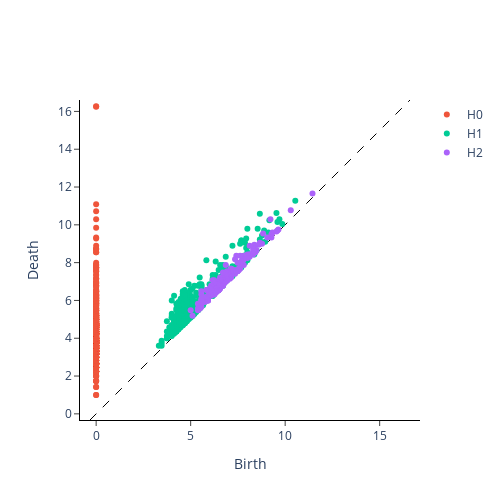

Here is the notebook cell this chart was saved with:
### Code cell
VR = VietorisRipsPersistence()
VR.plot(diagrams, sample=1)

### Figure 1 — Plotly figure (JSON) as saved in the notebook; plotly's stock layout.template omitted (floating-point values rounded to 4 significant figures; data arrays with more than 128 entries replaced by an {"elided": "..."} marker saying what was removed)
{"data": [{"hoverinfo": "none", "line": {"color": "black", "dash": "dash", "width": 1}, "mode": "lines", "showlegend": false, "type": "scatter", "x": [-0.3256, 16.6], "y": [-0.3256, 16.6]}, {"hoverinfo": "text", "hovertext": {"elided": "537 str values"}, "mode": "markers", "name": "H0", "type": "scatter", "x": {"elided": "537 int values"}, "y": {"elided": "537 float values"}}, {"hoverinfo": "text", "hovertext": {"elided": "370 str values"}, "mode": "markers", "name": "H1", "type": "scatter", "x": {"elided": "370 float values"}, "y": {"elided": "370 float values"}}, {"hoverinfo": "text", "hovertext": {"elided": "163 str values"}, "mode": "markers", "name": "H2", "type": "scatter", "x": {"elided": "163 float values"}, "y": {"elided": "163 float values"}}], "layout": {"height": 500, "plot_bgcolor": "white", "width": 500, "xaxis": {"autorange": false, "exponentformat": "e", "linecolor": "black", "linewidth": 1, "mirror": false, "range": [-0.3256, 16.6], "showexponent": "all", "showline": true, "side": "bottom", "ticks": "outside", "title": {"text": "Birth"}, "type": "linear", "zeroline": true}, "yaxis": {"autorange": false, "exponentformat": "e", "linecolor": "black", "linewidth": 1, "mirror": false, "range": [-0.3256, 16.6], "scaleanchor": "x", "scaleratio": 1, "showexponent": "all", "showline": true, "side": "left", "ticks": "outside", "title": {"text": "Death"}, "type": "linear", "zeroline": true}}}
